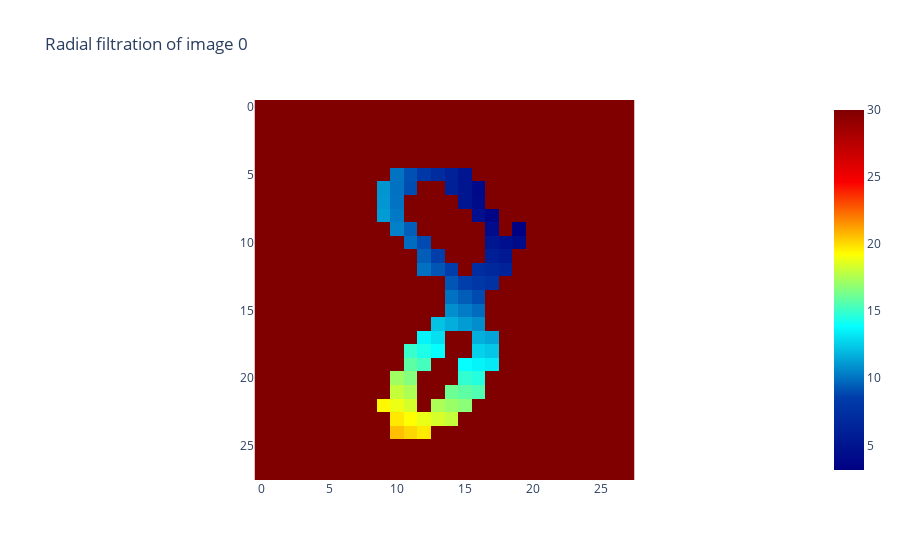

Notebook code for this chart:
### Markdown cell above
Now that we have a binary image $\mathcal{B}$ of our "8" digit, we can build a wide variety of different filtrations – see the ``giotto-tda`` [docs](https://giotto-ai.github.io/gtda-docs/latest/modules/images.html#filtrations) for a full list. For our example, we'll use the _radial filtration_ $\mathcal{R}$, which assigns to each pixel $p$ a value corresponding to its distance from a predefined center $c$ of the image

$$ \mathcal{R}(p) = \left\{ \begin{array}{cl} 
\lVert c - p \rVert_2 &\mbox{if } \mathcal{B}(p)=1 \\ 
\mathcal{R}_\infty &\mbox{if } \mathcal{B}(p)=0 
\end{array} \right. $$

where $\mathcal{R}_\infty$ is the distance of the pixel that is furthest from $c$. To reproduce the filtered image from the MNIST [article](https://arxiv.org/abs/1910.08345), we'll pick $c = (20,6)$:

### Code cell
from gtda.images import RadialFiltration

radial_filtration = RadialFiltration(center=np.array([20, 6]))
im8_filtration = radial_filtration.fit_transform(im8_binarized)

radial_filtration.plot(im8_filtration, colorscale="jet")

### Figure 1 — Plotly figure (JSON) as saved in the notebook; plotly's stock layout.template omitted (floating-point values rounded to 4 significant figures; data arrays with more than 128 entries replaced by an {"elided": "..."} marker saying what was removed)
{"data": [{"colorscale": [[0, "rgb(0,0,131)"], [0.2, "rgb(0,60,170)"], [0.4, "rgb(5,255,255)"], [0.6, "rgb(255,255,0)"], [0.8, "rgb(250,0,0)"], [1, "rgb(128,0,0)"]], "type": "heatmap", "z": {"elided": "28x28 float values"}}], "layout": {"plot_bgcolor": "white", "title": {"text": "Radial filtration of image 0"}, "xaxis": {"constrain": "domain", "scaleanchor": "y"}, "yaxis": {"autorange": "reversed", "constrain": "domain"}}}
